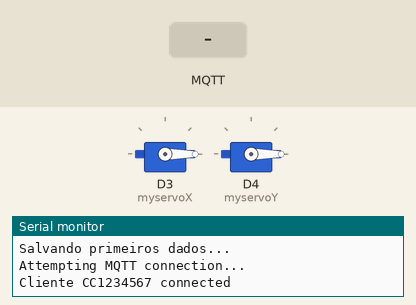
This sketch was run on a simulated ESP8266 (NodeMCU). Parts: 2 × servo, the last lines printed to the serial monitor. Inputs (shaded band) come from the test bench. WiFi joins after 1.5 s; servers stay silent unless stated; EEPROM starts erased; no MQTT or app messages arrive unless stated.

Above: at 2.8 s.
2.9 s: MQTT message "button_left" arrives on the first subscribed topic
At 3.6 s:
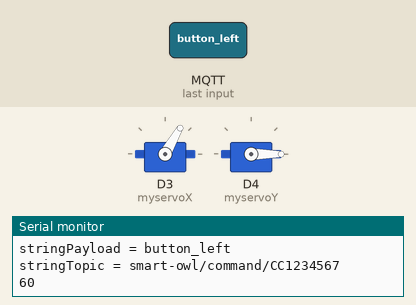
4.4 s: MQTT message "button_right" arrives on the first subscribed topic
At 4.8 s:
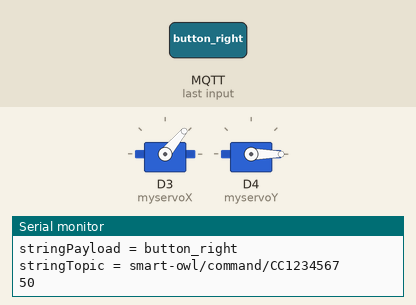
5.9 s: MQTT message "button_down" arrives on the first subscribed topic
At 7.1 s:
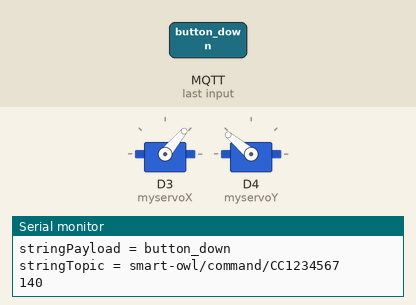
7.4 s: MQTT message "button_down" arrives on the first subscribed topic
At 8.3 s:
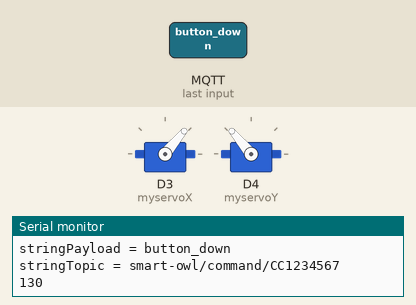
8.9 s: MQTT message "button_left" arrives on the first subscribed topic
At 9.4 s:
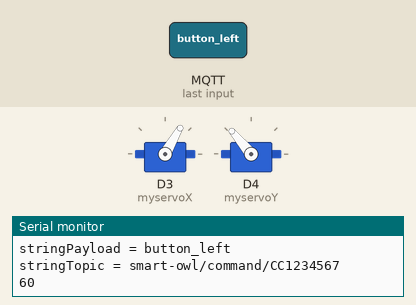
10.4 s: MQTT message "button_up" arrives on the first subscribed topic
At 11.7 s:
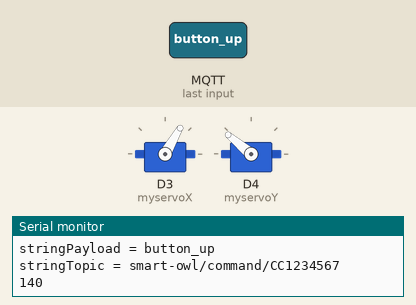
Timing chart, 0 to 12.9 s (numbered marks = the images above; inputs shaded):
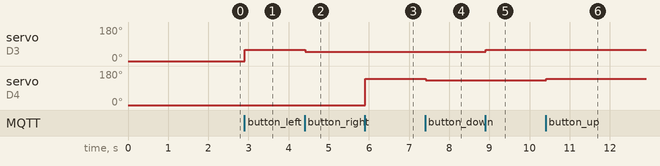

The sketch:

projeto_controlcam.ino
```cpp
/*
 * Eepron addres:
 * 0 = Servo pos x
 * 1 = Servo pos x
 * 2 = Servo saved int
 * 3 = Name chip saved once
 * 4 = Size name chip
 * 5...X Name Chip
 */


#include <DNSServer.h>
#include <ESP8266WebServer.h>
#include <WiFiManager.h>
#include <PubSubClient.h>
#include <ESP8266WiFi.h>
#include <Servo.h>
#include <EEPROM.h>

WiFiServer server(80);
WiFiManager wifiManager;
WiFiClient espClient;
PubSubClient client(espClient);
Servo myservoX;
Servo myservoY;

char example_string[] = "~New eeprom string";
const int eeprom_size = 50; // values saved in eeprom should never exceed 500 bytes
char eeprom_buffer[eeprom_size];

const char* mqtt_server = "iot.eclipse.org";

long lastMsg = 0;
char msg[50];
int value = 0;

String topic_command;
String topic_setname;

String ID_BOARD;
String temp;

//SERVO COMMANDS
#define SERVO_X_INIT 50
#define SERVO_Y_INIT 150
#define MEM_ALOC_SIZE 48
static int posServoX = SERVO_X_INIT;
static int posServoY = SERVO_Y_INIT;
static int SaveposServoY = 0;
static int SaveposServoX = 0;
uint8_t SaveposServoX_eeprom;
uint8_t SaveposServoY_eeprom;
uint8_t SaveposServoRemember_eeprom;

uint8_t SavedNameChip_eeprom;
uint8_t SavedSizeNameChip_eeprom;


//Topics
const char* topic_main = "smart-owl/";
const char* topic_status = "smart-owl/online-boards";

void setup() {

  /*CONFIG SERIAL*/
  Serial.begin(115200);
  delay(100);
  Serial.println("Starting...");

    //Config eeprom
  EEPROM.begin(MEM_ALOC_SIZE);

  SavedNameChip_eeprom = EEPROM.read(3);
  SavedSizeNameChip_eeprom = EEPROM.read(4);
  Serial.printf("SavedNameChip_eeprom: %d\n", SavedNameChip_eeprom);
  Serial.printf("SavedSizeNameChip_eeprom: %d\n", SavedSizeNameChip_eeprom);


  if(SavedNameChip_eeprom == 33){
      Serial.printf("Lendo nome do chip na eeprom...\n");
      read_string_from_eeprom(eeprom_buffer);
      ID_BOARD = eeprom_buffer;

    }else{
      ID_BOARD = "CC" + String(ESP.getChipId());
      Serial.println(temp);
    }


  /*CONFIG WIFI-MANAGER*/
  wifiManager.autoConnect(ID_BOARD.c_str());

  //if you get here you have connected to the WiFi
  Serial.print("Connected at: ");
  //  Serial.println(wifiManager.getSSID());
  Serial.print("IP address: ");
  Serial.println(WiFi.localIP());

  client.setServer(mqtt_server, 1883);
  client.setCallback(callback);


  SaveposServoRemember_eeprom = EEPROM.read(2);
  Serial.printf("SaveposServoRemember: %d\n", SaveposServoRemember_eeprom);

  if(SaveposServoRemember_eeprom != 33){
    Serial.printf("Salvando primeiros dados...\n");
    EEPROM.write(2,33);
    EEPROM.write(0,SERVO_X_INIT);
    EEPROM.write(1,SERVO_Y_INIT);
  }else{
    Serial.printf("Lendo dados eeprom...\n");
    SaveposServoX_eeprom = EEPROM.read(0);
    SaveposServoY_eeprom = EEPROM.read(1);
    Serial.printf("SaveposServoX: %d\n", SaveposServoX_eeprom);
    Serial.printf("SaveposServoY: %d\n", SaveposServoY_eeprom);
  }

  EEPROM.end();

  //  Configure Servo
  myservoX.attach(D3);
  myservoX.write(SaveposServoX_eeprom);

  myservoY.attach(D4);
  myservoY.write(SaveposServoY_eeprom);

}

void loop() {

  if (WiFi.status() != WL_CONNECTED) {
    delay(500);
    Serial.println("ControlCam desconectado da rede wi-fi");
    Serial.println("Reiniciando Sistema");
    ConfigWifiManager();
  }

  if (!client.connected()) {
    reconnect();
  }
  client.loop();

  long now = millis();
  if (now - lastMsg > 5000) {
    lastMsg = now;
    Serial.print("Publish message: ");
    Serial.println(ID_BOARD + "-online");
    client.publish(topic_status, ID_BOARD.c_str());
  }


}


void ConfigWifiManager()
{
  //exit after config instead of connecting
  wifiManager.setBreakAfterConfig(true);

  if (!wifiManager.autoConnect(ID_BOARD.c_str()))
  {
    Serial.println("Falha ao conectar.. Resetando sistema");
    delay(3000);
    ESP.reset();
    delay(5000);
  }

  //if you get here you have connected to the WiFi
  Serial.print("connected at: ");
  //  Serial.println(wifiManager.getSSID());
  Serial.println("IP address: ");
  Serial.println(WiFi.localIP());

}


void callback(char* topic, byte* payload, unsigned int length) {
  Serial.print("Message arrived in topic {{");
  Serial.print(topic);
  Serial.print("}} ");
  Serial.print("Payload {{");
  for (int i = 0; i < length; i++) {
    Serial.print((char)payload[i]);
  }
  Serial.print("}}\n");

  String stringPayload = String((char*)payload);
  String stringTopic = String((char*)topic);

  Serial.print("topic_setname = ");
  Serial.println(topic_setname);

  Serial.print("stringPayload = ");
  Serial.println(stringPayload);

  Serial.print("stringTopic = ");
  Serial.println(stringTopic);


  if (stringTopic.equals(topic_setname)) {
    Serial.print("### TROCANDO NOME DA PLACA! ###");
    EEPROM.begin(MEM_ALOC_SIZE);
    save_string_to_eeprom( (char*)payload,length);
    read_string_from_eeprom(eeprom_buffer);
    ID_BOARD = eeprom_buffer;
    EEPROM.end();
    ESP.restart();
  }


  if (stringPayload.equals("button_left")) {
    if (posServoX <= 180) {
      posServoX += 10;
      myservoX.write(posServoX);
      Serial.println(posServoX);
    }

  }
  if (stringPayload.equals("button_right")) {
    if (posServoX > 30) {
      posServoX -= 10;
      myservoX.write(posServoX);
      Serial.println(posServoX);
    }
  }
  if (stringPayload.equals("button_up")) {
    if (posServoY <= 140) {
      posServoY += 10;
      myservoY.write(posServoY);
      Serial.println(posServoY);
    }
  }

  if (stringPayload.equals("button_down")) {
    if (posServoY > 110) {
      posServoY -= 10;
      myservoY.write(posServoY);
      Serial.println(posServoY);
    }
  }

  if (stringPayload.equals("button_center")) {

    //Use save position
    posServoY = SaveposServoY;
    posServoX = SaveposServoX;


    myservoX.write(posServoX);
    myservoY.write(posServoY);
  }

  if (stringPayload.equals("button_save")) {
    //Save position of servos
    SaveposServoY = posServoY;
    SaveposServoX = posServoX;
    //Salvando na eeprom
    EEPROM.begin(MEM_ALOC_SIZE);
    EEPROM.write(0,posServoX);
    EEPROM.write(1,posServoY);
    EEPROM.end();
  }

}

void reconnect() {
  // Loop until we're reconnected
  while (!client.connected()) {

    Serial.println("Attempting MQTT connection...");
    if (client.connect(ID_BOARD.c_str())) {
      Serial.println("Cliente " + ID_BOARD + " connected");

      // Once connected, publish an announcement...
      client.publish(topic_status, ID_BOARD.c_str());

      // ... and resubscribe
      topic_command = "smart-owl/command/" + ID_BOARD;
      topic_setname = "smart-owl/setname/" + ID_BOARD;
      client.subscribe(topic_command.c_str());
      client.subscribe(topic_setname.c_str());
    } else {
      Serial.print("failed, rc=");
      Serial.print(client.state());
      Serial.println(" try again in 5 seconds");
      // Wait 5 seconds before retrying
      delay(5000);
    }
  }
}

void save_string_to_eeprom(char *stringIn, unsigned int length){

    EEPROM.write(4, length);
  for(int i = 0; i < length; i++){
      EEPROM.write(i + 5, stringIn[i]);
  }
}


void read_string_from_eeprom(char *bufferIn){

  Serial.print("bufferIn sizeof: ");
  Serial.print(sizeof(bufferIn));
  Serial.println();
  unsigned int length = EEPROM.read(4);

  for(int i = 0; i < length; i++){

    bufferIn[i] = EEPROM.read(i + 5);

  }
  Serial.println(bufferIn);
}
```

Measured:
- after the input at 2.9 s, servo on D3 (myservoX): 0° → 60° at once
- after the input at 4.4 s, servo on D3 (myservoX): 60° → 50° at once
- after the input at 5.9 s, servo on D4 (myservoY): 0° → 140° at once
- after the input at 7.4 s, servo on D4 (myservoY): 140° → 130° at once
- after the input at 8.9 s, servo on D3 (myservoX): 50° → 60° at once
- after the input at 10.4 s, servo on D4 (myservoY): 130° → 140° at once
